Frame 1 (no input): blank canvas, image omitted
Frame 60 (the mouse pressed at the canvas centre just before this capture): blank canvas, image omitted
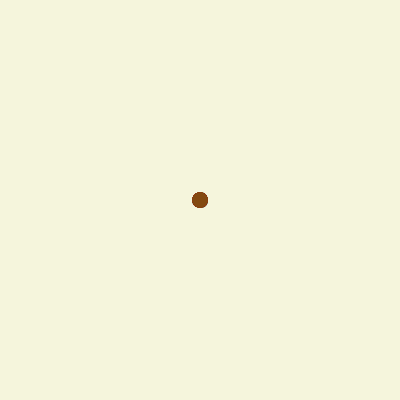
Frame 120 (the mouse held since frame 60 and released just before this capture)

The Processing sketch whose frames 1 and 60 were blank and that drew this single picture after the mouse press (run headless with seeded random() and noise(); from frame 60 on, the mouse is pressed at the canvas centre):

// Processing sketch: processing_99804
// ── processing_99804.pde

void setup(){
size(400,400);
background(245,245,220);
}
void draw(){
  if(mousePressed==true){

float w = random(250);
float e = random(100);
float r = random(50);
float t = random(20);
  fill(w,e,r,100);  
  ellipse(mouseX,mouseY,15,15);
  noStroke();


  line(mouseX,mouseY,mouseX,mouseY);

  fill(w,e,r,100);  
  ellipse(mouseX,mouseY,15,15);

  if(keyPressed==true){
    fill(w,e,r,75);

   triangle(mouseX,mouseY,mouseX+40, mouseY+40,mouseX*2,mouseY*2);
   
  }
}
}
